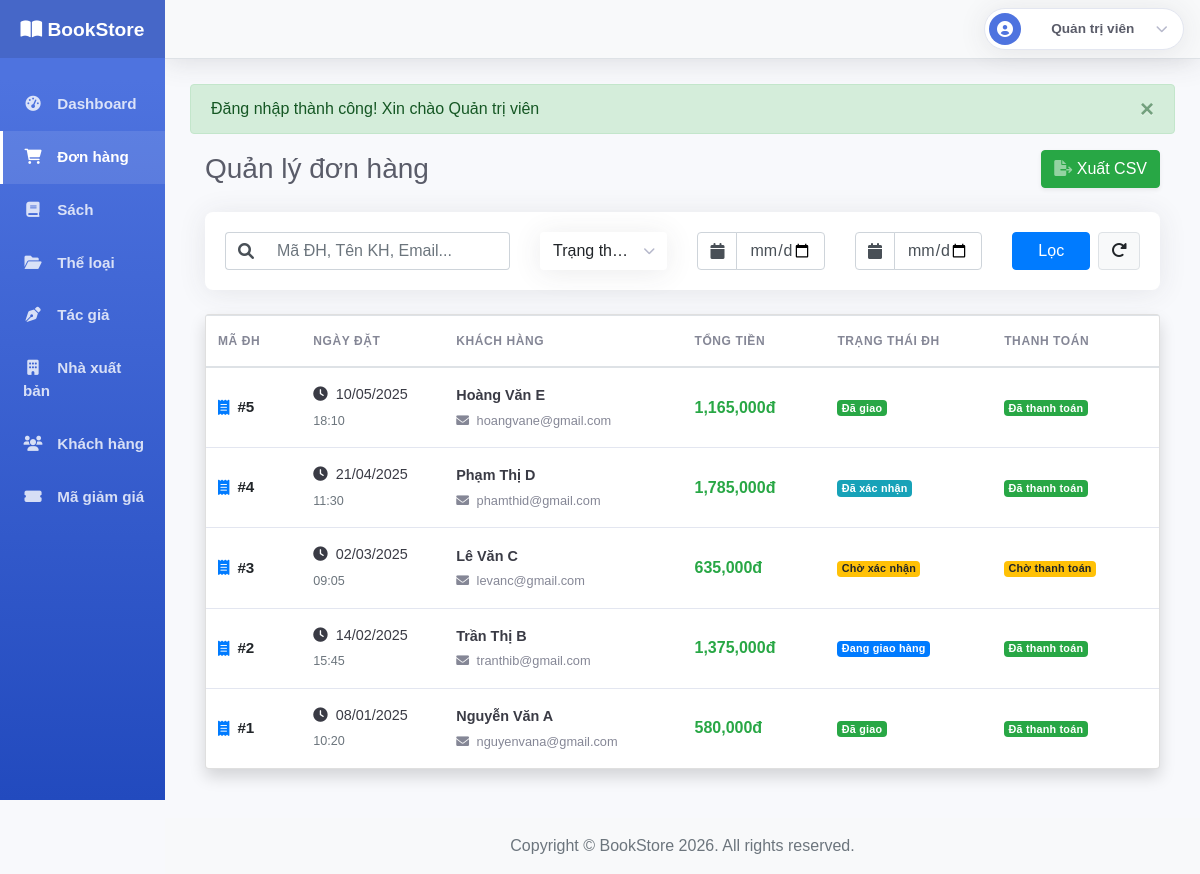
/Admin/index.php?page=orders (signed in), run on the app's committed database.
### tables this page shows
CREATE TABLE hoadon (
    id_hoadon INT PRIMARY KEY AUTO_INCREMENT,
    id_khachhang INT,
    ma_hoadon VARCHAR(20) UNIQUE NOT NULL,
    ngay_dat_hang TIMESTAMP DEFAULT CURRENT_TIMESTAMP,
    tong_tien DECIMAL(10,2) NOT NULL,
    trang_thai ENUM('pending', 'confirmed', 'shipping', 'completed', 'cancelled') DEFAULT 'pending',
    phuong_thuc_thanh_toan ENUM('COD', 'transfer', 'card', 'momo', 'vnpay', 'payos') DEFAULT 'COD',
    trang_thai_thanh_toan ENUM('unpaid', 'paid') DEFAULT 'unpaid',
    ten_nguoi_nhan VARCHAR(100) NOT NULL,
    dia_chi_giao TEXT NOT NULL,
    sdt_giao VARCHAR(15) NOT NULL,
    email_giao VARCHAR(100),
    ghi_chu TEXT,
    id_magiamgia INT DEFAULT NULL,
    so_tien_giam DECIMAL(10,2) DEFAULT 0,
    ngay_cap_nhat TIMESTAMP DEFAULT CURRENT_TIMESTAMP ON UPDATE CURRENT_TIMESTAMP,
    FOREIGN KEY (id_khachhang) REFERENCES khachhang(id_khachhang) ON DELETE SET NULL,
    INDEX idx_ma_hoadon (ma_hoadon),
    INDEX idx_khachhang (id_khachhang),
    INDEX idx_magiamgia (id_magiamgia),
    INDEX idx_trang_thai (trang_thai),
    INDEX idx_ngay (ngay_dat_hang)
);

CREATE TABLE khachhang (
    id_khachhang INT PRIMARY KEY AUTO_INCREMENT,
    ten_khachhang VARCHAR(100) NOT NULL,
    email VARCHAR(100) UNIQUE NOT NULL,
    password VARCHAR(255) NOT NULL,
    dien_thoai VARCHAR(15),
    dia_chi TEXT,
    ngay_sinh DATE,
    gioi_tinh ENUM('Nam', 'Nữ', 'Khác'),
    trang_thai ENUM('active', 'inactive', 'blocked') DEFAULT 'active',
    ngay_dang_ky TIMESTAMP DEFAULT CURRENT_TIMESTAMP,
    email_verified_at TIMESTAMP NULL DEFAULT NULL,
    email_verify_token_hash VARCHAR(64) NULL,
    email_verify_expires_at TIMESTAMP NULL DEFAULT NULL,
    INDEX idx_email (email),
    INDEX idx_dien_thoai (dien_thoai),
    INDEX idx_email_verify_token (email_verify_token_hash)
);

### Admin/View/orders/index.php (the view, shortened to what the rows shown need)
<div class="container-fluid">
    <div class="d-sm-flex align-items-center justify-content-between mb-4">
        <h1 class="h3 mb-0 text-gray-800">Quản lý đơn hàng</h1>
    </div>
    <div class="card shadow mb-4">
        <div class="card-body p-0">
            <div class="table-responsive">
                <table class="table table-custom table-hover mb-0" id="dataTable" width="100%" cellspacing="0">
                    <thead>
                        <tr>
                            <th style="width: 10%">Mã ĐH</th>
                            <th style="width: 15%">Ngày đặt</th>
                            <th style="width: 25%">Khách hàng</th>
                            <th style="width: 15%">Tổng tiền</th>
                            <th style="width: 17.5%">Trạng thái ĐH</th>
                            <th style="width: 17.5%">Thanh toán</th>
                        </tr>
                    </thead>
                    <tbody>
                        <?php if (!empty($orders)): ?>
                            <?php foreach ($orders as $order): ?>
                                <tr class="clickable-row" data-href="index.php?page=order_detail&id=<?php echo $order['id_hoadon']; ?>">
                                    <td class="align-middle">
                                        <div class="order-id">
                                            <i class="fas fa-receipt mr-2 text-primary"></i>
                                            <span class="font-weight-bold">#<?php echo $order['id_hoadon']; ?></span>
                                        </div>
                                    </td>
                                    <td class="align-middle">
                                        <div class="order-date">
                                            <i class="fas fa-clock mr-1 text-gray-400"></i>
                                            <?php echo date('d/m/Y', strtotime($order['ngay_dat'])); ?>
                                        </div>
                                        <small class="text-muted"><?php echo date('H:i', strtotime($order['ngay_dat'])); ?></small>
                                    </td>
                                    <td class="align-middle">
                                        <div class="customer-info">
                                            <div class="customer-name"><?php echo htmlspecialchars($order['ho_ten']); ?></div>
                                            <small class="customer-email">
                                                <i class="fas fa-envelope mr-1"></i>
                                                <?php echo htmlspecialchars($order['email']); ?>
                                            </small>
                                        </div>
                                    </td>
                                    <td class="align-middle">
                                        <div class="price-tag text-success font-weight-bold">
                                            <?php echo number_format($order['tong_thanh_toan']); ?>đ
                                        </div>
                                    </td>
                                    <td class="align-middle">
                                        <?php
                                        $statusClass = 'secondary';
                                        $orderStatusCode = $order['trang_thai_don_hang'] ?? '';
                                        $orderStatusLabelMap = [
                                            'pending' => 'Chờ xác nhận',
                                            'confirmed' => 'Đã xác nhận',
                                            'shipping' => 'Đang giao hàng',
                                            'completed' => 'Đã giao',
                                            'cancelled' => 'Đã hủy',
                                        ];
                                        $orderStatusLabel = $orderStatusLabelMap[$orderStatusCode] ?? $orderStatusCode;
                                        switch ($orderStatusCode) {
                                            case 'pending':
                                                $statusClass = 'badge-warning';
                                                break;
                                            case 'confirmed':
                                                $statusClass = 'badge-info';
                                                break;
                                            case 'shipping':
                                                $statusClass = 'badge-primary';
                                                break;
                                            case 'completed':
                                                $statusClass = 'badge-success';
                                                break;
                                        }
                                        ?>
                                        <span class="badge badge-pill-custom <?php echo $statusClass; ?>">
                                            <?php echo htmlspecialchars($orderStatusLabel); ?>
                                        </span>
                                    </td>
                                    <td class="align-middle">
                                        <?php
                                        $paymentClass = 'secondary';
                                        $paymentStatusCode = $order['trang_thai_thanh_toan'] ?? '';
                                        $paymentStatusLabelMap = [
                                            'unpaid' => 'Chờ thanh toán',
                                            'paid' => 'Đã thanh toán',
                                        ];
                                        $paymentStatusLabel = $paymentStatusLabelMap[$paymentStatusCode] ?? $paymentStatusCode;
                                        switch ($paymentStatusCode) {
                                            case 'unpaid':
                                                $paymentClass = 'badge-warning';
                                                break;
                                            case 'paid':
                                                $paymentClass = 'badge-success';
                                                break;
                                        }
                                        ?>
                                        <span class="badge badge-pill-custom <?php echo $paymentClass; ?>">
                                            <?php echo htmlspecialchars($paymentStatusLabel); ?>
                                        </span>
                                    </td>
                                </tr>
                            <?php endforeach; ?>
                        <?php endif; ?>
                    </tbody>
                </table>
            </div>
        </div>
    </div>
</div>

### data on the page
hoadon: id_hoadon "5", ngay_dat_hang "10/05/2025", ngay_dat_hang "18:10", id_khachhang.ten_khachhang "Hoàng Văn E", id_khachhang.email "hoangvane@gmail.com", tong_tien "1,165,000", trang_thai "Đã giao", trang_thai_thanh_toan "Đã thanh toán"
hoadon: id_hoadon "4", ngay_dat_hang "21/04/2025", ngay_dat_hang "11:30", id_khachhang.ten_khachhang "Phạm Thị D", id_khachhang.email "phamthid@gmail.com", tong_tien "1,785,000", trang_thai "Đã xác nhận", trang_thai_thanh_toan "Đã thanh toán"
hoadon: id_hoadon "3", ngay_dat_hang "02/03/2025", ngay_dat_hang "09:05", id_khachhang.ten_khachhang "Lê Văn C", id_khachhang.email "levanc@gmail.com", tong_tien "635,000", trang_thai "Chờ xác nhận", trang_thai_thanh_toan "Chờ thanh toán"
hoadon: id_hoadon "2", ngay_dat_hang "14/02/2025", ngay_dat_hang "15:45", id_khachhang.ten_khachhang "Trần Thị B", id_khachhang.email "tranthib@gmail.com", tong_tien "1,375,000", trang_thai "Đang giao hàng", trang_thai_thanh_toan "Đã thanh toán"
hoadon: id_hoadon "1", ngay_dat_hang "08/01/2025", ngay_dat_hang "10:20", id_khachhang.ten_khachhang "Nguyễn Văn A", id_khachhang.email "nguyenvana@gmail.com", tong_tien "580,000", trang_thai "Đã giao", trang_thai_thanh_toan "Đã thanh toán"

### other printed values
$_SESSION['admin_name'] "Quản trị viên"
$message "Đăng nhập thành công! Xin chào Quản trị viên"
$statusLabel "Trạng th…"
